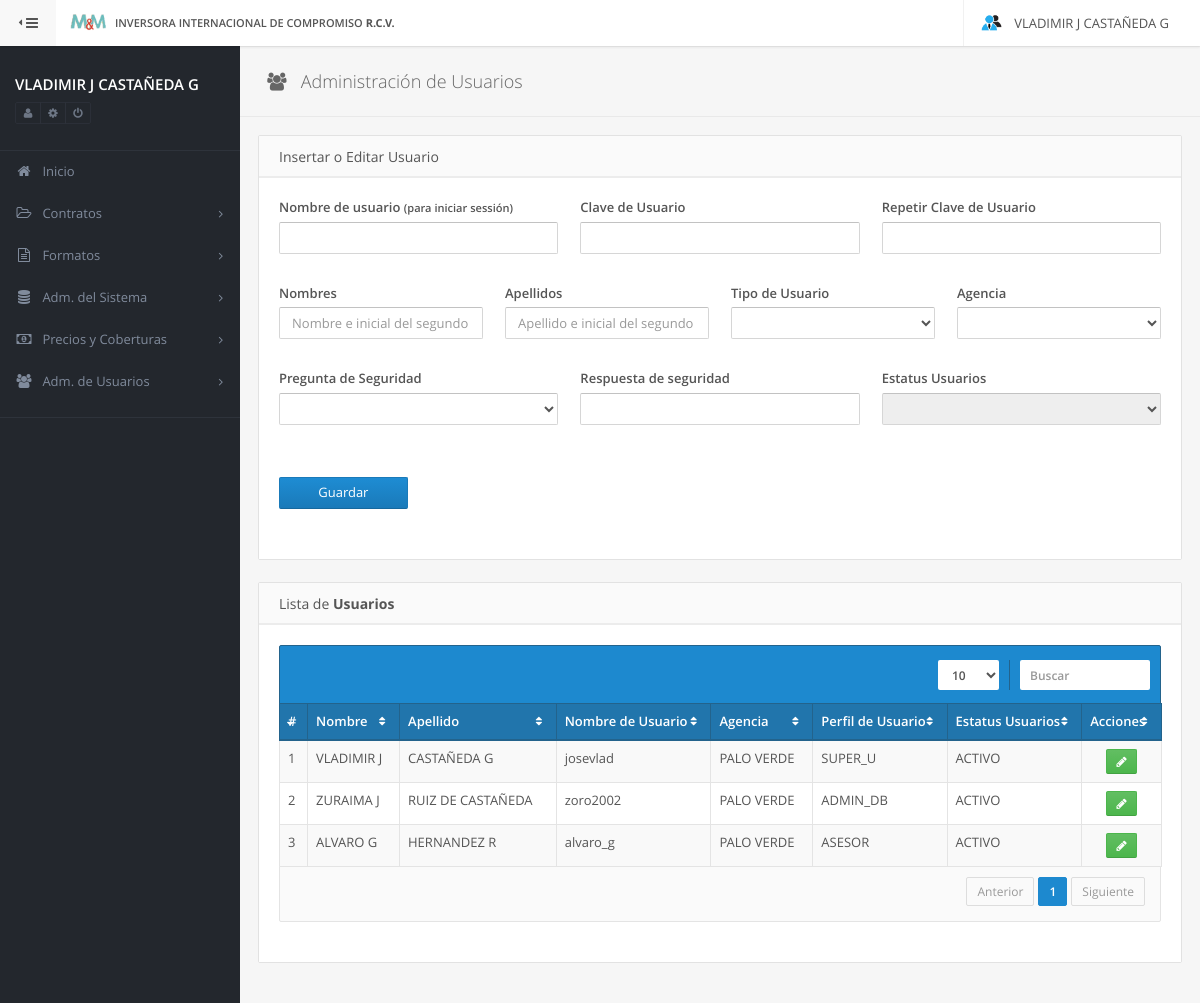
/config/usuarios (signed in), run on the app's committed database.
### tables this page shows
CREATE TABLE IF NOT EXISTS `usuarios` (
  `id` INT NOT NULL AUTO_INCREMENT,
  `nombre` VARCHAR(45) NOT NULL,
  `apellido` VARCHAR(45) NOT NULL,
  `nick` VARCHAR(45) NOT NULL,
  `clave` VARCHAR(100) NOT NULL,
  `respuesta` VARCHAR(45) NOT NULL,
  `agencias_id` INT NOT NULL,
  `perfilUsuario_id` INT NOT NULL,
  `pregunta_id` INT NOT NULL,
  `statusUsuarios_id` INT NOT NULL,
  `porcentajes_id` INT NOT NULL DEFAULT 1,
  PRIMARY KEY (`id`),
  INDEX `fk_usuarios_agencias1_idx` (`agencias_id` ASC),
  INDEX `fk_usuarios_perfilUsuario1_idx` (`perfilUsuario_id` ASC),
  INDEX `fk_usuarios_pregunta1_idx` (`pregunta_id` ASC),
  INDEX `fk_usuarios_statusUsuarios1_idx` (`statusUsuarios_id` ASC),
  INDEX `fk_usuarios_porcentajes1_idx` (`porcentajes_id` ASC),
  CONSTRAINT `fk_usuarios_agencias1`
    FOREIGN KEY (`agencias_id`)
    REFERENCES `agencias` (`id`)
    ON DELETE NO ACTION
    ON UPDATE NO ACTION,
  CONSTRAINT `fk_usuarios_perfilUsuario1`
    FOREIGN KEY (`perfilUsuario_id`)
    REFERENCES `perfilUsuario` (`id`)
    ON DELETE NO ACTION
    ON UPDATE NO ACTION,
  CONSTRAINT `fk_usuarios_pregunta1`
    FOREIGN KEY (`pregunta_id`)
    REFERENCES `pregunta` (`id`)
    ON DELETE NO ACTION
    ON UPDATE NO ACTION,
  CONSTRAINT `fk_usuarios_statusUsuarios1`
    FOREIGN KEY (`statusUsuarios_id`)
    REFERENCES `statusUsuarios` (`id`)
    ON DELETE NO ACTION
    ON UPDATE NO ACTION,
  CONSTRAINT `fk_usuarios_porcentajes1`
    FOREIGN KEY (`porcentajes_id`)
    REFERENCES `porcentajes` (`id`)
    ON DELETE NO ACTION
    ON UPDATE NO ACTION);

CREATE TABLE IF NOT EXISTS `agencias` (
  `id` INT NOT NULL AUTO_INCREMENT,
  `nombre_ag` VARCHAR(60) NOT NULL,
  `identificador` VARCHAR(45) NOT NULL,
  PRIMARY KEY (`id`));

CREATE TABLE IF NOT EXISTS `perfilUsuario` (
  `id` INT NOT NULL AUTO_INCREMENT,
  `perfilUsuario` VARCHAR(80) NOT NULL,
  PRIMARY KEY (`id`));

CREATE TABLE IF NOT EXISTS `statusUsuarios` (
  `id` INT NOT NULL AUTO_INCREMENT,
  `statusUsuarios` VARCHAR(45) NOT NULL,
  PRIMARY KEY (`id`));

### index.php (called while the page is built, shortened)
<?php
	try {
		require_once APP_PATH . 'Model.php';
		require_once APP_PATH . 'DataBase.php';
		Site::run(new Request);
	} catch (Exception $e) {
		echo $e->getMessage();
	}
?>

### protected/app/Model.php (called while the page is built, shortened)
<?php
	class Model{
		public function __construct() {
			$this->_db = new DataBase();
		}
	}
?>

### protected/app/DataBase.php (called while the page is built, shortened)
<?php
	class DataBase extends PDO {
		public function __construct() {
			$options = array(
							PDO::ATTR_PERSISTENT => TRUE,
							PDO::ATTR_ERRMODE 	 => PDO::ERRMODE_EXCEPTION,
    						PDO::MYSQL_ATTR_INIT_COMMAND => "SET NAMES utf8"
					  );
		}
	}
?>

### protected/models/configModel.php (called while the page is built, shortened)
<?php
	class configModel extends Model {
		public function getReferenceData( $type ) {
			if (array_key_exists($type, $cases)) {
				$query = $cases[$type];
			}else {
				throw new Exception('Tipo de Solicitud no existente (configModel-getReferenceData)');
				exit();
			}
			$this->_query = 'SELECT '.$query;
			$data = $this->_db->query($this->_query);
			try {
				$this->_db->beginTransaction();
					$result = $data->fetchAll(PDO::FETCH_ASSOC);
				$this->_db->commit();
			}
			catch (Exception $e) {
				$this->_db->rollBack();
				echo "Error :: ".$e->getMessage();
				exit();
			}
			return $result;
		}
	}
?>

### protected/views/config/usuarios.phtml (the view, shortened to what this page needs)
<div class="row">
	<div class="col-md-12">
		<form id="config_usuarios" action="<?php echo BASE_URL.'config/usuarios'; ?>" method="post" class="form-horizontal">
			<div class="panel">
				<div class="panel-heading">
					<span class="panel-title"><?php echo utf8_encode('Insertar o Editar Usuario')?></span>
				</div>
				<div class="panel-body">
					<div class="row">
						<div class="col-sm-4">
							<div class="form-group no-margin-hr">
								<label><?php echo utf8_encode('Nombre de usuario <span class="small">(para iniciar sessión)<span>'); ?></label>
								<input
									type="text"
									class="form-control"
									id="nick"
									name="nick"
								>
							</div>
						</div>
						<div class="col-sm-4">
							<div class="form-group no-margin-hr">
								<label><?php echo utf8_encode('Clave de Usuario'); ?></label>
								<input
									type="password"
									class="form-control"
									id="clave"
									name="clave"
								>
							</div>
						</div>
						<div class="col-sm-4">
							<div class="form-group no-margin-hr">
								<label><?php echo utf8_encode('Repetir Clave de Usuario'); ?></label>
								<input
									type="password"
									class="form-control"
									id="clave_eq"
									name="clave_eq"
								>
							</div>
						</div>
					</div>
					<div class="row">
						<div class="col-sm-3">
							<div class="form-group no-margin-hr">
								<label><?php echo utf8_encode('Nombres'); ?></label>
								<input
									type="text"
									class="form-control"
									id="nombre"
									name="nombre"
									placeholder="Nombre e inicial del segundo"
								>
							</div>
						</div>
						<div class="col-sm-3">
							<div class="form-group no-margin-hr">
								<label><?php echo utf8_encode('Apellidos'); ?></label>
								<input
									type="text"
									class="form-control"
									id="apellido"
									name="apellido"
									placeholder="Apellido e inicial del segundo"
								>
							</div>
						</div>
						<div class="col-sm-3">
							<div class="form-group no-margin-hr">
								<label><?php echo utf8_encode('Tipo de Usuario'); ?></label>
								<select
									class="form-control"
									id="perfilUsuario_id"
									name="perfilUsuario_id"
									table="perfilUsuario"
								></select>
							</div>
						</div>
						<div class="col-sm-3">
							<div class="form-group no-margin-hr">
								<label><?php echo utf8_encode('Agencia'); ?></label>
								<select
									class="form-control"
									id="agencias_id"
									name="agencias_id"
									table="agencias"
								></select>
							</div>
						</div>
					</div>
					<div class="row">
						<div class="col-sm-4">
							<div class="form-group no-margin-hr">
								<label><?php echo utf8_encode('Pregunta de Seguridad'); ?></label>
								<select
									class="form-control"
									id="pregunta_id"
									name="pregunta_id"
									table="pregunta"
								></select>
							</div>
						</div>
						<div class="col-sm-4">
							<div class="form-group no-margin-hr">
								<label><?php echo utf8_encode('Respuesta de seguridad'); ?></label>
								<input
									type="password"
									class="form-control"
									id="respuesta"
									name="respuesta"
								>
							</div>
						</div>
						<div class="col-sm-4">
							<div class="form-group no-margin-hr">
								<label><?php echo utf8_encode('Estatus Usuarios'); ?></label>
								<select
									class="form-control"
									id="statusUsuarios_id"
									name="statusUsuarios_id"
									table="statusUsuarios"
									disabled="disabled"
								></select>
							</div>
						</div>
					</div>
					<div class="row">
						<div class="col-sm-2">
							<div class="form-group no-margin-hr" style="padding-top: 22px;">
								<button type="submit" class="form-control btn btn-primary">Guardar</button>
							</div>
						</div>
						<div class="col-sm-2">
							<div class="form-group no-margin-hr" style="padding-top: 22px;">
							</div>
						</div>
					</div>
				</div>
			</div>
		</form>
		<div class="panel">
			<div class="panel-heading">
				<span class="panel-title"><?php echo utf8_encode('Lista de <strong>Usuarios</strong>')?></span>
			</div>
			<div class="panel-body">
				<div class="table-primary">
					<?php if (isset($this->data)):?>
					<table cellpadding="0" cellspacing="0" border="0" class="table table-striped table-bordered" id="tbTipoPers">
						<thead>
							<tr>
								<th>#</th>
								<th><?php echo utf8_encode('Nombre')?></th>
								<th><?php echo utf8_encode('Apellido')?></th>
								<th><?php echo utf8_encode('Nombre de Usuario')?></th>
								<th><?php echo utf8_encode('Agencia')?></th>
								<th><?php echo utf8_encode('Perfil de Usuario')?></th>
								<th><?php echo utf8_encode('Estatus Usuarios')?></th>
								<th>Acciones</th>
							</tr>
						</thead>
						<tbody>
						<?php for ($i = 0; $i < count($this->data); $i++):?>
							<tr class="gradeA">
								<td><?php echo $this->data[$i]['id']; ?></td>
								<td><?php echo $this->data[$i]['nombre']; ?></td>
								<td><?php echo $this->data[$i]['apellido']; ?></td>
								<td><?php echo $this->data[$i]['nick']; ?></td>
								<td><?php echo $this->data[$i]['nombre_ag']; ?></td>
								<td><?php echo $this->data[$i]['perfilUsuario']; ?></td>
								<td><?php echo $this->data[$i]['statusUsuarios']; ?></td>
								<td style="text-align: center;">
									<button
										class="btn btn-success btn-sm btn-action update"
										id="<?php echo $this->data[$i]['id']; ?>"
										url="<?php echo BASE_URL; ?>config/getRegistro"
									>
										<span class="fa fa-pencil"></span>
									</button>
								</td>
							</tr>
						<?php endfor;?>
						</tbody>
					</table>
					<?php else:?>
						<pre>No existen datos en esta Tabla</pre>
					<?php endif;?>
				</div>
			</div>
		</div>
	</div>
</div>

### public/css/custom.css (style rules this page uses)
.btn-action { margin: 0px 10px 0px 10px; }

### data on the page
usuarios: id "1", nombre "VLADIMIR J", apellido "CASTAÑEDA G", nick "josevlad", agencias.nombre_ag "PALO VERDE", perfilUsuario.perfilUsuario "SUPER_U", statusUsuarios.statusUsuarios "ACTIVO"
usuarios: id "2", nombre "ZURAIMA J", apellido "RUIZ DE CASTAÑEDA", nick "zoro2002", agencias.nombre_ag "PALO VERDE", perfilUsuario.perfilUsuario "ADMIN_DB", statusUsuarios.statusUsuarios "ACTIVO"
usuarios: id "3", nombre "ALVARO G", apellido "HERNANDEZ R", nick "alvaro_g", agencias.nombre_ag "PALO VERDE", perfilUsuario.perfilUsuario "ASESOR", statusUsuarios.statusUsuarios "ACTIVO"

### other printed values
APP_NAME "INVERSORA INTERNACIONAL DE COMPROMISO R.C.V."
Session::get('name') "VLADIMIR J"
Session::get('last_name') "CASTAÑEDA G"
$_view_params['menu'][$i]['title'] "Inicio"
$_view_params['menu'][$i]['title'] "Contratos"
$_view_params['menu'][$i]['title'] "Formatos"
$_view_params['menu'][$i]['title'] "Adm. del Sistema"
$_view_params['menu'][$i]['title'] "Precios y Coberturas"
$_view_params['menu'][$i]['title'] "Adm. de Usuarios"
utf8_encode( $this->titleHead ) "Administración de Usuarios"
utf8_encode('Insertar o Editar Usuario') "Insertar o Editar Usuario"
utf8_encode('Clave de Usuario') "Clave de Usuario"
utf8_encode('Repetir Clave de Usuario') "Repetir Clave de Usuario"
utf8_encode('Nombres') "Nombres"
utf8_encode('Apellidos') "Apellidos"
